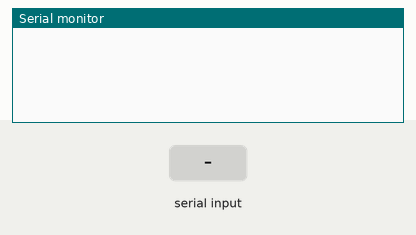
Simulated run of this sketch. Board: Arduino Uno, built with avr-gcc and run on an emulated ATmega328P. Parts: the last lines printed to the serial monitor. The inputs (shaded band) are chosen by the test bench.

Above: at 1.2 s.
1.3 s: "90,45\n" received over Serial
At 2.1 s:
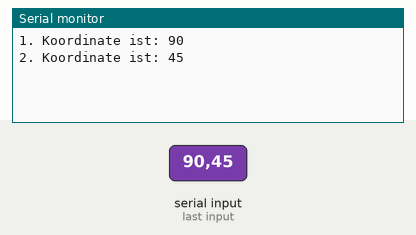
2.8 s: "30,150\n" received over Serial
At 5.2 s:
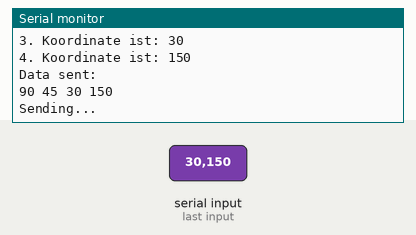
Timing chart, 0 to 6.7 s (numbered marks = the images above; inputs shaded):
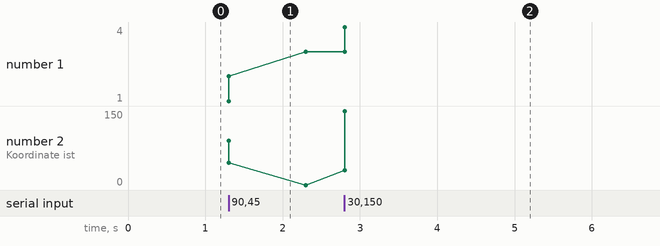

The sketch:

test.ino
```cpp
#include <SPI.h>
#include <Mirf.h>
#include <nRF24L01.h>
#include <MirfHardwareSpiDriver.h>
#include <stdio.h>
#include <stdlib.h>

// NRF24 settings
#define RFADDR "Base"
#define RFCHANNEL 30

/*data arrays to be sent and received
float waypoint[3] = {0};
float rec_data[3] = {0};
*/
byte sending[4] = {0};
byte receiving[4] = {0};
//checks and states and inputs
float check1;
int state = 1;
char menu;
byte count;

//timer used in the ack process: timeout restarts sending process
unsigned long timer = 0;
unsigned long interval = 2000;

/*pointers to the data arrays
byte *sendbytes = (byte*)waypoint;
byte *recbytes = (byte*)rec_data;
*/
//===================================//

// send and repeat data until the answer returns
// save return data in array rec_data, recdata[0] != 2 signals correct exchange
void consend(byte data[4])
{
  receiving[0] = 2;

  Mirf.send(data);
  while(Mirf.isSending()){
  }

  Serial.println("Sending...");

  timer = millis();

  //wait for ack for "interval" amount of ms
  while(receiving[0] == 2 && ((millis() - timer) < interval))
  {
    if(Mirf.dataReady())
    {
      Mirf.getData(receiving);
      Serial.println("Received Ack");
    }
  }
  //if no ack, restart transmission
  if(receiving[0] == 2)
    consend(data);
}

//=========================//

void setup()
{
  Serial.begin(115200);
  //init NRF24
  Mirf.spi = &MirfHardwareSpi;
  Mirf.cePin = 9;
  Mirf.csnPin = 10;
  Mirf.init();
  Mirf.setRADDR((byte *)RFADDR);
  Mirf.payload = 4;
  Mirf.channel = RFCHANNEL;
  Mirf.config();

}

//==========================//

void loop()
{
  switch (state)
  {
    case 0: //initialize coordinates
      sending[0] = 0;
      sending[1] = 0;
      sending[2] = 0;
      count = 0;
      state = 1;
      break;

    case 1: //receive data from serial input

      while(sending[3] == 0)
      {
        while(sending[count]!=0)
        {
          count++;
        }
        if (Serial.available() > 0)
        {
          sending[count] = Serial.parseInt();
          Serial.print(count+1);
          Serial.print(". Koordinate ist: ");
          Serial.print(sending[count]);
          Serial.println(" ");

        }
      }

      state = 2;
      break;

    case 2: //communicate

      menu = 0;

      Serial.println("Data sent:");
      Serial.print(sending[0]);
      Serial.print(" ");
      Serial.print(sending[1]);
      Serial.print(" ");
      Serial.print(sending[2]);
      Serial.print(" ");
      Serial.print(sending[3]);
      Serial.println();


      //send char and receive answer
      consend(sending);

      //print received answer to serial

      Serial.println("Received:");
      for(int i=0; i<4; i++)
      {
        Serial.print(receiving[i]);
        Serial.print(" ");
      }
      Serial.println();
      Serial.println();


      //input q to leave this state and get new coordinates
      if (Serial.available() > 0)
      {
        menu = Serial.read();
      }
      if(menu == 'q')
      {
        state = 0;
      }

      break;

  }
  delay(1000);
}
```

Measured:
- after the input at 1.3 s, the serial monitor: prints a new line at once (image 1)
- after the input at 2.8 s, the serial monitor: prints a new line at once (image 2)
- plotted number 1: 3 → 4 after the input at 2.8 s
- plotted number 2: 0 → 150 after the input at 2.8 s
